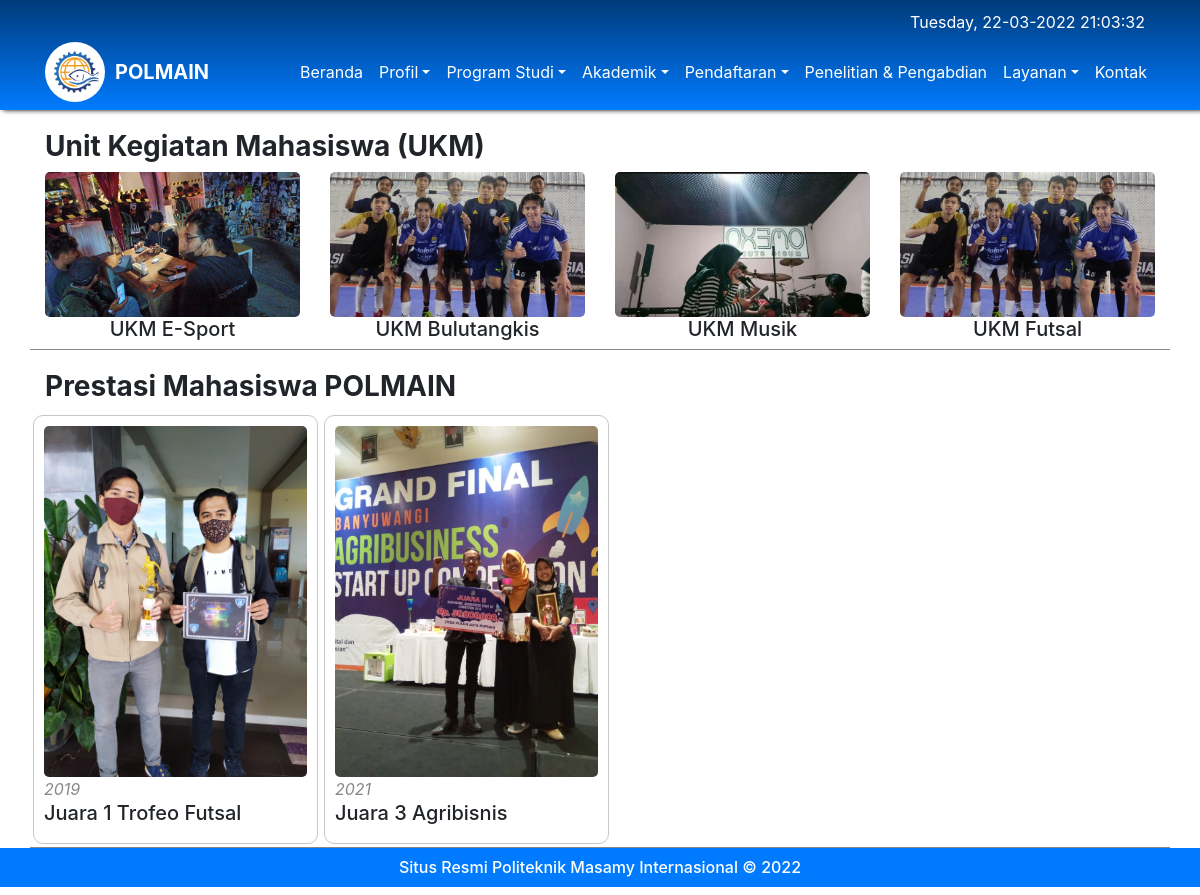
The app's page /index.php/welcome/ukm with its own data.
### tables this page shows
CREATE TABLE `prestasi` (
  `id` int(11) NOT NULL,
  `nama_gambar` varchar(100) NOT NULL,
  `tahun_gambar` varchar(200) NOT NULL,
  `deskripsi_gambar` varchar(400) NOT NULL
);

### application/controllers/Welcome.php (called while the page is built, shortened)
<?php
class Welcome extends CI_Controller {
	function __construct(){
		$this->load->model('m_gambar');
                $this->load->helper('url');
	}
	public function ukm()
	{
		$data['prestasi'] = $this->m_gambar->gambar_prestasi()->result();
		$this->load->view('ukm', $data);
	}
}

### index.php (called while the page is built, shortened)
<?php
require_once BASEPATH.'core/CodeIgniter.php';

### application/models/m_gambar.php (called while the page is built, shortened)
<?php
class M_gambar extends CI_Model{
	function gambar_prestasi(){
		return $this->db->query("SELECT * FROM `prestasi` ORDER BY id DESC LIMIT 20");
	}
}

### application/views/ukm.php (the view, shortened to what this page needs)
<!doctype html>
<html lang="en">
  <head>
    <?php $this->load->view('header');?>
    <link rel="stylesheet" type="text/css" href="<?= base_url();?>assets/css/ukm.css">
  </head>
  <body>
    <div style="width: 100%; background-image: linear-gradient(to top, rgba(0, 123, 255, 1), rgba(0, 59, 122, 1)); box-shadow: 3px 0 5px #050505;"><?php $this->load->view('navbar');?></div>
    <div class="container ukm">
          <h3 class="font-weight-bold">Unit Kegiatan Mahasiswa (UKM)</h3>
          <div class="row">
            <div class="col-md-3">
              <img src="<?= base_url();?>assets/img/ukm/ukm_esport.jpg">
              <h5 style="text-align: center;">UKM E-Sport</h5>
            </div><div class="col-md-3">
              <img src="<?= base_url();?>assets/img/ukm/ukm_futsal.jpg">
              <h5 style="text-align: center;">UKM Bulutangkis</h5>
         </div><div class="col-md-3">
              <img src="<?= base_url();?>assets/img/ukm/ukm_musik.jpg">
              <h5 style="text-align: center;">UKM Musik</h5>
         </div><div class="col-md-3">
              <img src="<?= base_url();?>assets/img/ukm/ukm_futsal.jpg">
              <h5 style="text-align: center;">UKM Futsal</h5>
         </div>
          </div>
    </div>
    <div class="container">
      <div class="row  prestasi">
        <div class="col-12">
          <h3 class="font-weight-bold">Prestasi Mahasiswa POLMAIN</h3>
        </div>
        <?php foreach($prestasi as $u){ ?>
            <div class="col-6 col-md-3 card">
              <div>
                <img src="<?= base_url();?>assets/img/prestasi/<?= $u->nama_gambar ?>">
                <i style="color: #878787;"><?= $u->tahun_gambar ?></i>
                <h5><?= $u->deskripsi_gambar ?></h5>
              </div>
            </div>
        <?php } ?>
      </div>
    </div>
<?php include("footer.php");?>
  </body>
</html>

### assets/css/ukm.css (style rules this page uses)
.container { border-bottom: 1px solid #878787; }
.ukm { padding: 10px auto; }
.ukm img { width: 100%; border-radius: 5px; }
.card { border: 1px solid #c7c7c7; padding-top: 5px; border-radius: 10px; padding: 10px; margin: 3px; }
.card img { width: 100%; height: 300; border-radius: 5px; object-fit: cover; }
.ukm > .row { display: block; overflow-x: auto; white-space: inherit; }
.ukm > .row > .col-md-3 { display: inline-block; }
h3 { margin-top: 20px; }

### application/views/navbar.php (style rules this page uses)
body { top: 0px !important; }

### records on screen
prestasi: nama_gambar (picture), tahun_gambar "2019", deskripsi_gambar "Juara 1 Trofeo Futsal"
prestasi: nama_gambar (picture), tahun_gambar "2021", deskripsi_gambar "Juara 3 Agribisnis"
